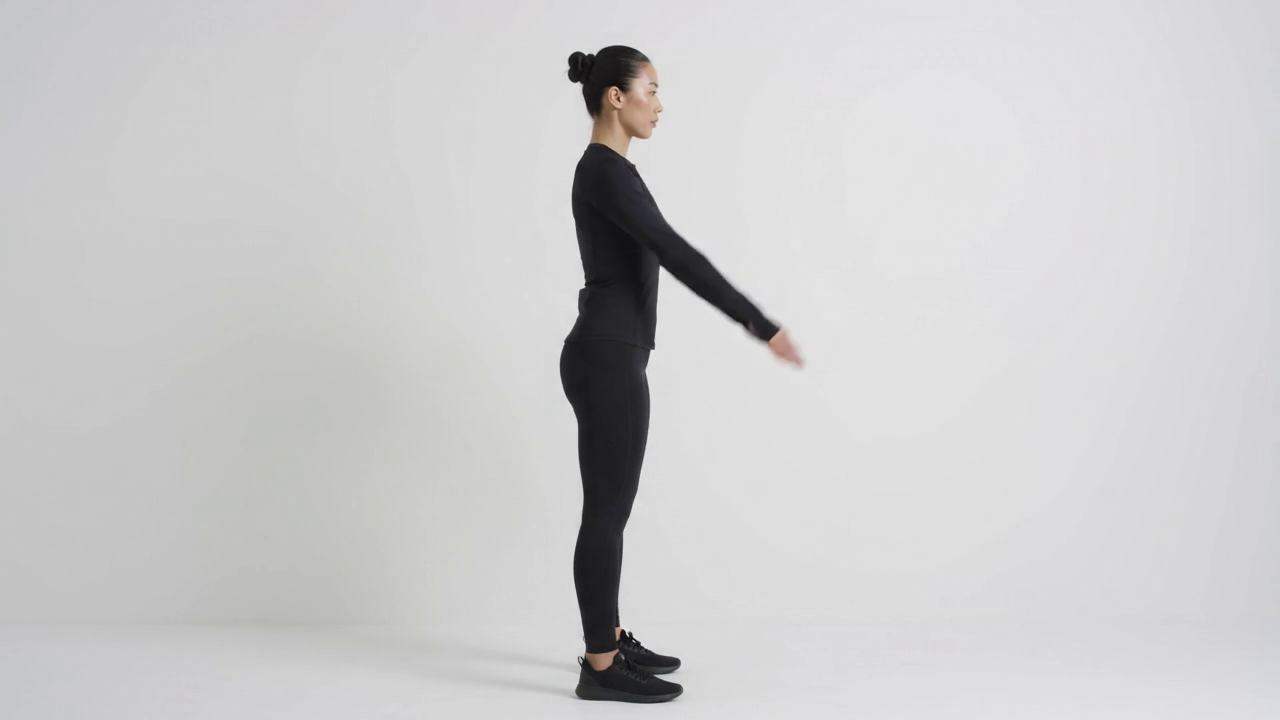
#> input picture frame 24 of sentadilla_sesion1.mp4, 1280 x 720 px, given in place of sentadilla1.mp4, which was not available
$ jupyter execute calibracion_pdi.ipynb   (text cells are left out)
#> lines starting #> are read from the running program, lines starting #| are printed output that depends on the picture; after the words box and inside, x2 and y2 are one past the last pixel; in counts of white or black regions, pixels touching at a corner belong together; pictures that were not available may be replaced by others from this repository, and a replacement may not be noted
#> further down, frame is the input picture: shape (720, 1280, 3); mean B, G, R 204.3, 203.5, 204.1
### m2_segmentacion.py
import cv2
import numpy as np
from typing import Tuple, Optional

def segmentar_sujeto(frame_rgb: np.ndarray, umbral: int = 127) -> Tuple[np.ndarray, Optional[Tuple[int, int, int, int]]]:
    """
    Recibe un cuadro RGB, lo convierte a escala de grises y aplica binarización
    junto con filtros morfológicos para aislar la silueta del sujeto.
    Retorna la máscara binaria limpia y las coordenadas de la Región de Interés (ROI).
    """
#> called with umbral = 100
    # 1. Conversión de espacio de color (RGB a Escala de Grises)
    # Requisito fundamental para que cv2.threshold pueda operar sobre un solo canal.
    frame_gray = cv2.cvtColor(frame_rgb, cv2.COLOR_RGB2GRAY)

    # 2. Binarización con umbral ajustable
    # Nota: Se utiliza THRESH_BINARY_INV asumiendo que la persona genera contraste oscuro
    # frente a un fondo claro. Si el fondo es oscuro, cambiar a cv2.THRESH_BINARY.
    _, mascara_binaria = cv2.threshold(frame_gray, umbral, 255, cv2.THRESH_BINARY_INV)
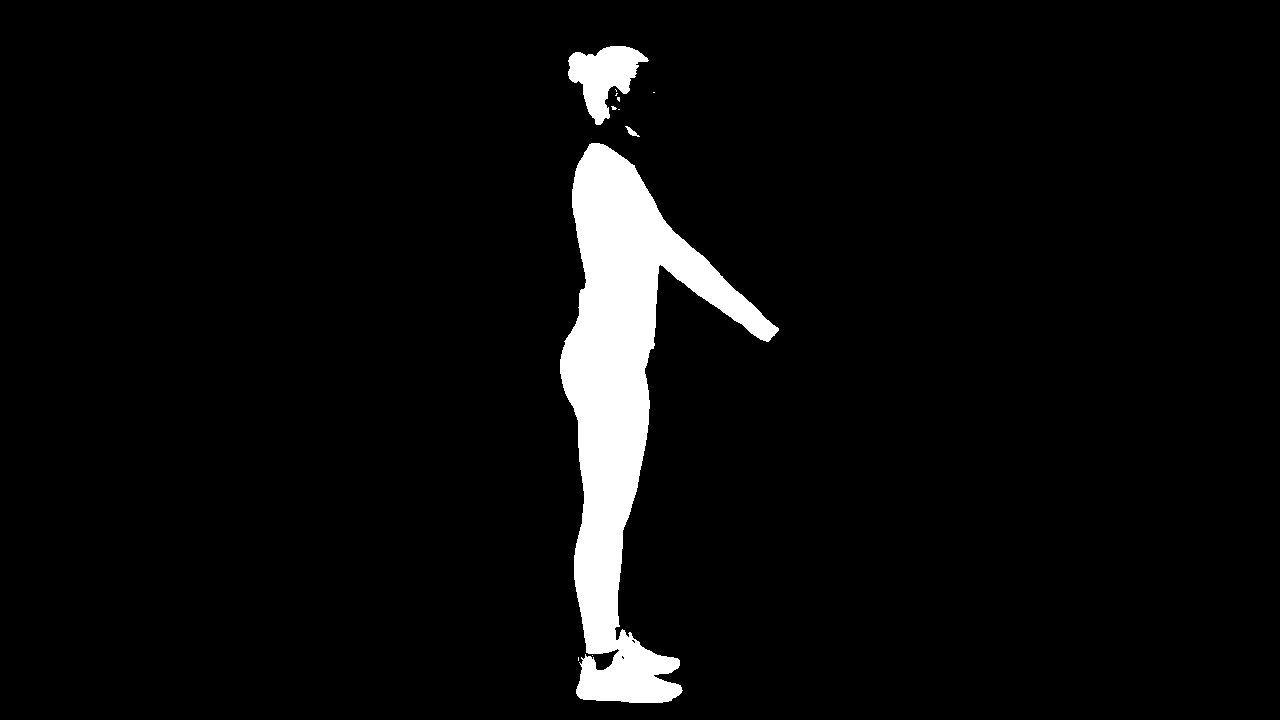
#> mascara_binaria: shape (720, 1280); 4.9% white; 11 white regions (8 under 20 px), largest, box (x1, y1, x2, y2) and area: (560, 143, 779, 703) 41369, (568, 46, 649, 125) 3260, (625, 126, 640, 137) 61

    # 3. Filtro morfológico (Apertura)
    # Define un kernel estructurante de 5x5 píxeles. La operación MORPH_OPEN elimina
    # artefactos pequeños y ruido aislado del fondo sin alterar el tamaño de la silueta.
    kernel_apertura = np.ones((5, 5), np.uint8)
    mascara_limpia = cv2.morphologyEx(mascara_binaria, cv2.MORPH_OPEN, kernel_apertura)
#> mascara_limpia: shape (720, 1280); 4.8% white; 2 white regions

    # Opcional (recomendado por diseño M2): Cierre morfológico para rellenar pequeños huecos dentro de la silueta
    # mascara_limpia = cv2.morphologyEx(mascara_limpia, cv2.MORPH_CLOSE, kernel_apertura)

    # 4. Extracción de las coordenadas delimitadoras (Bounding Box / ROI)
    contornos, _ = cv2.findContours(mascara_limpia, cv2.RETR_EXTERNAL, cv2.CHAIN_APPROX_SIMPLE)
#> contornos = 2 contours; box (x1, y1, x2, y2) and area: (560, 143, 778, 703) 40502, (568, 46, 647, 125) 3088

    bbox = None
    if contornos:
        # Se asume que el contorno continuo con mayor área corresponde al cuerpo del paciente
        contorno_paciente = max(contornos, key=cv2.contourArea)
#> contorno_paciente = contour of 596 points, box (x1, y1, x2, y2) (560, 143, 778, 703), area 40502

        # Filtro de seguridad: ignorar ruido que haya sobrevivido y que sea demasiado pequeño
        if cv2.contourArea(contorno_paciente) > 500:
            # cv2.boundingRect retorna una tupla: (x, y, ancho, alto)
            bbox = cv2.boundingRect(contorno_paciente)
#> bbox = (560, 143, 218, 560)

    return mascara_limpia, bbox

# ==========================================
# Ejemplo de acoplamiento con Módulo 1:
# ==========================================
# [21 lines that do not run on import are left out]

### calibracion_pdi.ipynb
[cell 1]
import cv2
import matplotlib.pyplot as plt
from m2_segmentacion import segmentar_sujeto

# 1. Cargar el primer cuadro del video de prueba
cap = cv2.VideoCapture('sentadilla1.mp4')
ret, frame = cap.read()
cap.release()

if ret:
    frame_rgb = cv2.cvtColor(frame, cv2.COLOR_BGR2RGB)
    plt.imshow(frame_rgb)
    plt.title('Cuadro Original')
    plt.axis('off')
    plt.show()
else:
    print('Error: No se pudo cargar el video. Verifica la ruta.')

[cell 2]
# 2. Prueba manual de umbral
UMBRAL = 100 # Modifica este número (0 a 255) y vuelve a ejecutar la celda

if ret:
    mascara, bbox = segmentar_sujeto(frame_rgb, UMBRAL)
#> bbox = (560, 143, 218, 560)

    plt.figure(figsize=(15, 6))

    # Mostrar la máscara binaria
    plt.subplot(1, 2, 1)
    plt.imshow(mascara, cmap='gray')
    plt.title(f'Máscara Binaria (Umbral: {UMBRAL})')
    plt.axis('off')

    # Mostrar la ROI superpuesta
    frame_roi = frame_rgb.copy()
    if bbox:
        x, y, w, h = bbox
#> x = 560; y = 143; w = 218; h = 560
        cv2.rectangle(frame_roi, (x, y), (x+w, y+h), (255, 0, 0), 5)
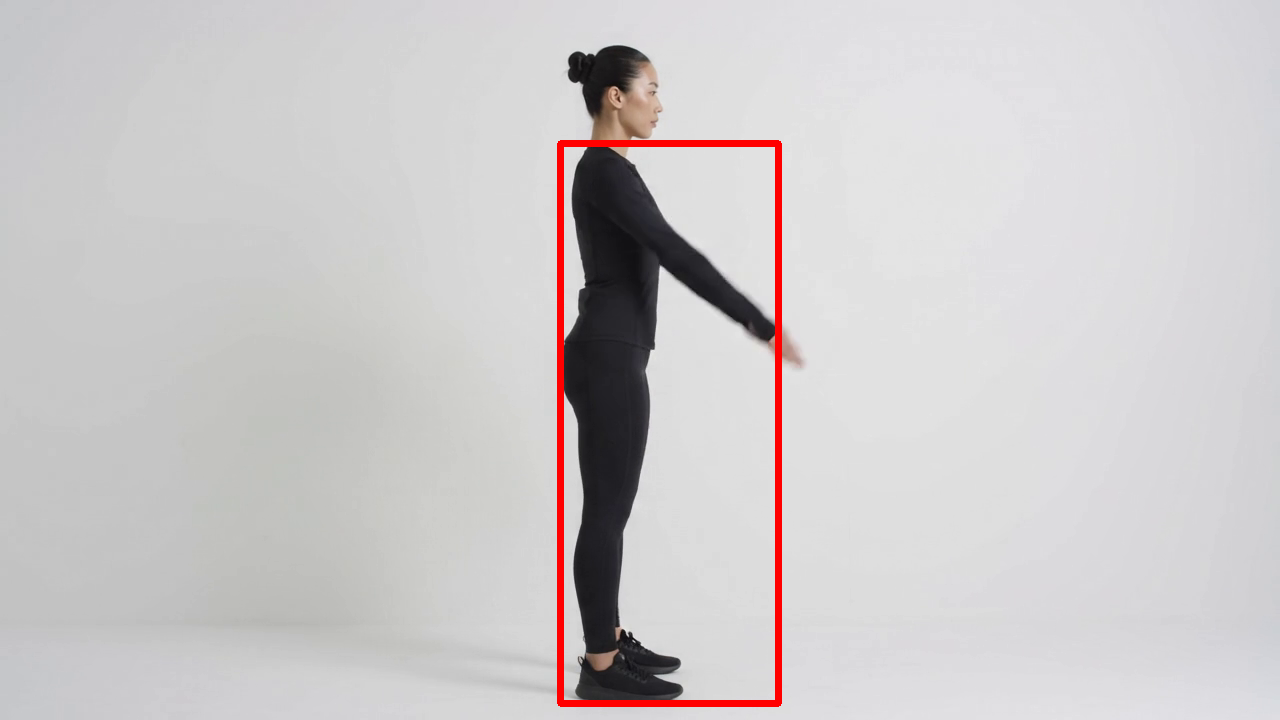
#> frame_roi: shape (720, 1280, 3); mean R, G, B 204.6, 201.1, 201.9

    plt.subplot(1, 2, 2)
    plt.imshow(frame_roi)
    plt.title('Región de Interés (ROI) Detectada')
    plt.axis('off')
    plt.show()
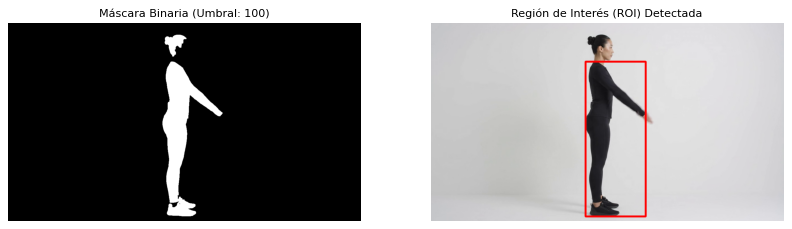
#> figure drawn by matplotlib, 2 panels

$ run again, starting later in the video
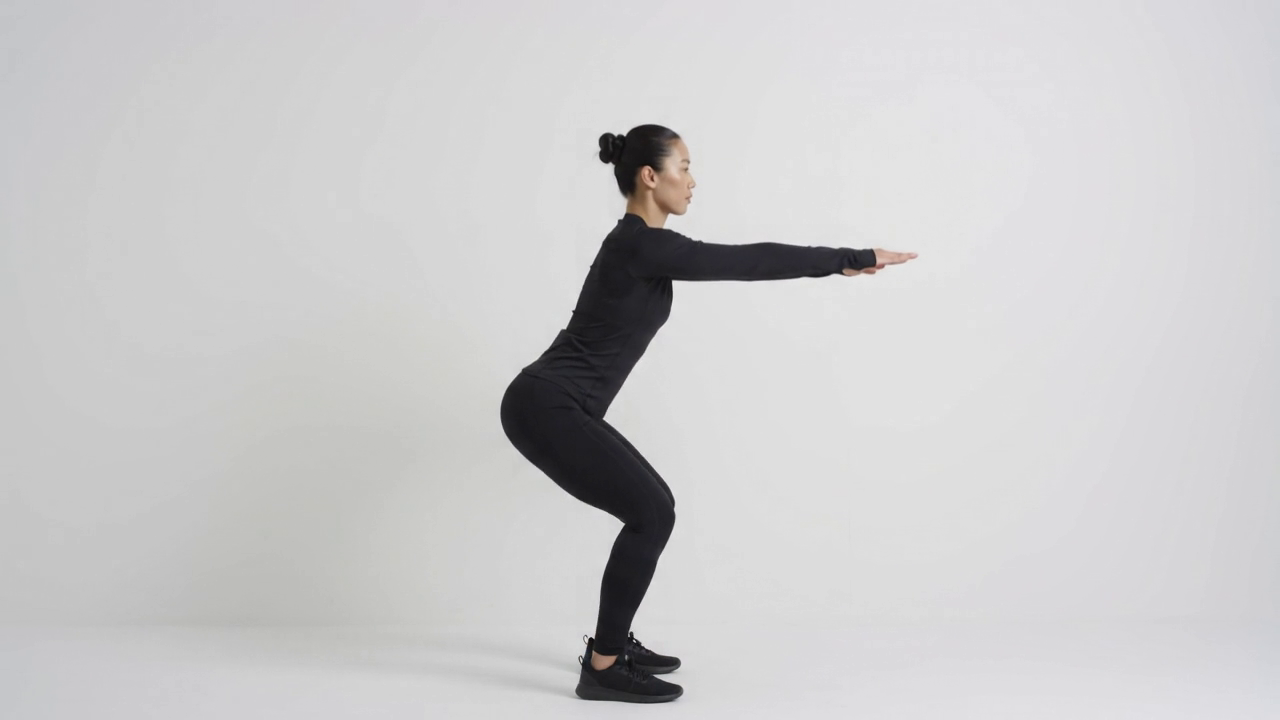
#> input picture frame 108 of sentadilla_sesion1.mp4, 1280 x 720 px, given in place of sentadilla1.mp4, which was not available
#> frame is the input picture: shape (720, 1280, 3); mean B, G, R 203.8, 202.9, 203.5
#> in segmentar_sujeto, `_, mascara_binaria = cv2.threshold(frame_gray, umbral, 255, cv2.THRESH..`:
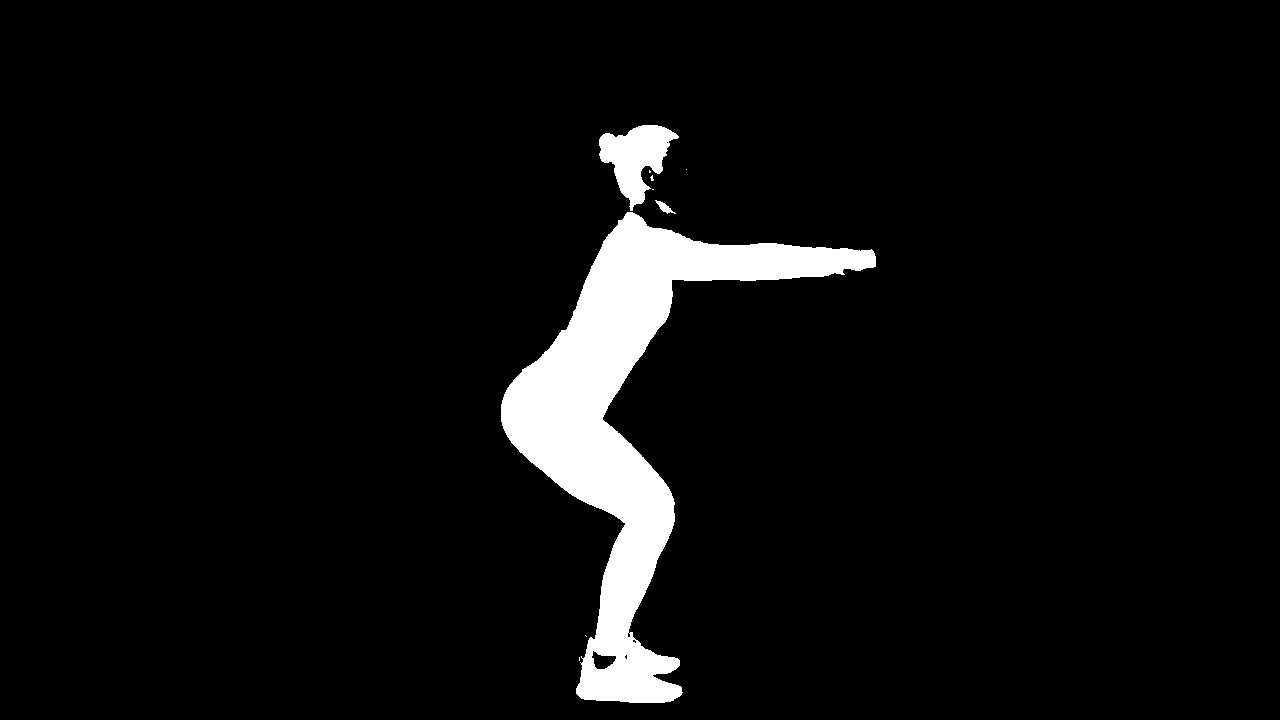
#> mascara_binaria: shape (720, 1280); 5.3% white; 9 white regions (6 under 20 px), largest, box (x1, y1, x2, y2) and area: (501, 212, 876, 703) 45715, (599, 125, 679, 211) 3452, (655, 200, 676, 214) 109
#> mascara_limpia: shape (720, 1280); 5.3% white; 3 white regions
#> contornos = 3 contours; box (x1, y1, x2, y2) and area: (501, 212, 876, 703) 45120, (599, 125, 677, 205) 3259, (660, 203, 669, 212) 52
#> contorno_paciente = contour of 712 points, box (x1, y1, x2, y2) (501, 212, 876, 703), area 45120
#> in segmentar_sujeto, `bbox = cv2.boundingRect(contorno_paciente)`: bbox = (501, 212, 375, 491)
#> x = 501; y = 212; w = 375; h = 491
#> frame_roi: shape (720, 1280, 3); mean R, G, B 204.1, 200.2, 201.1
#> `plt.show()`:
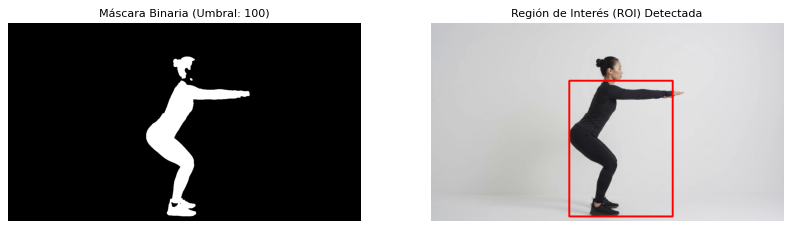
#> figure drawn by matplotlib, 2 panels

$ run again, starting later in the video
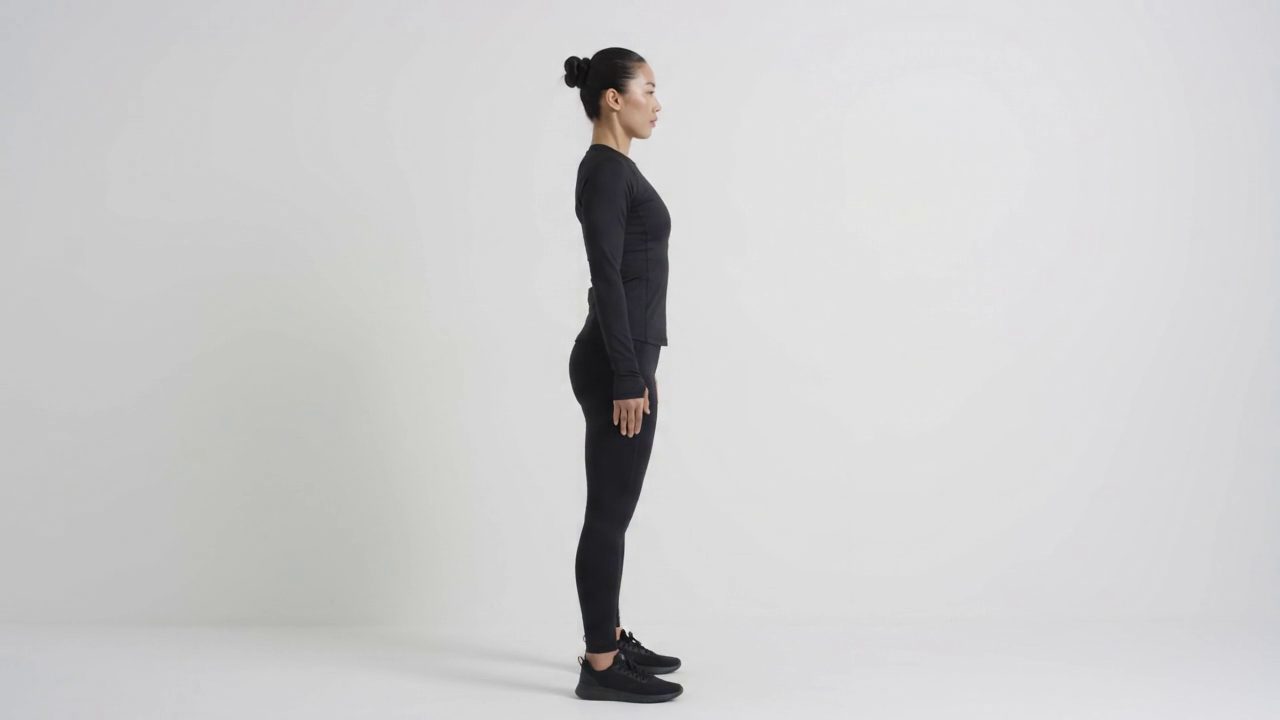
#> input picture frame 192 of sentadilla_sesion1.mp4, 1280 x 720 px, given in place of sentadilla1.mp4, which was not available
#> frame is the input picture: shape (720, 1280, 3); mean B, G, R 205.3, 204.6, 205.1
#> in segmentar_sujeto, `_, mascara_binaria = cv2.threshold(frame_gray, umbral, 255, cv2.THRESH..`:
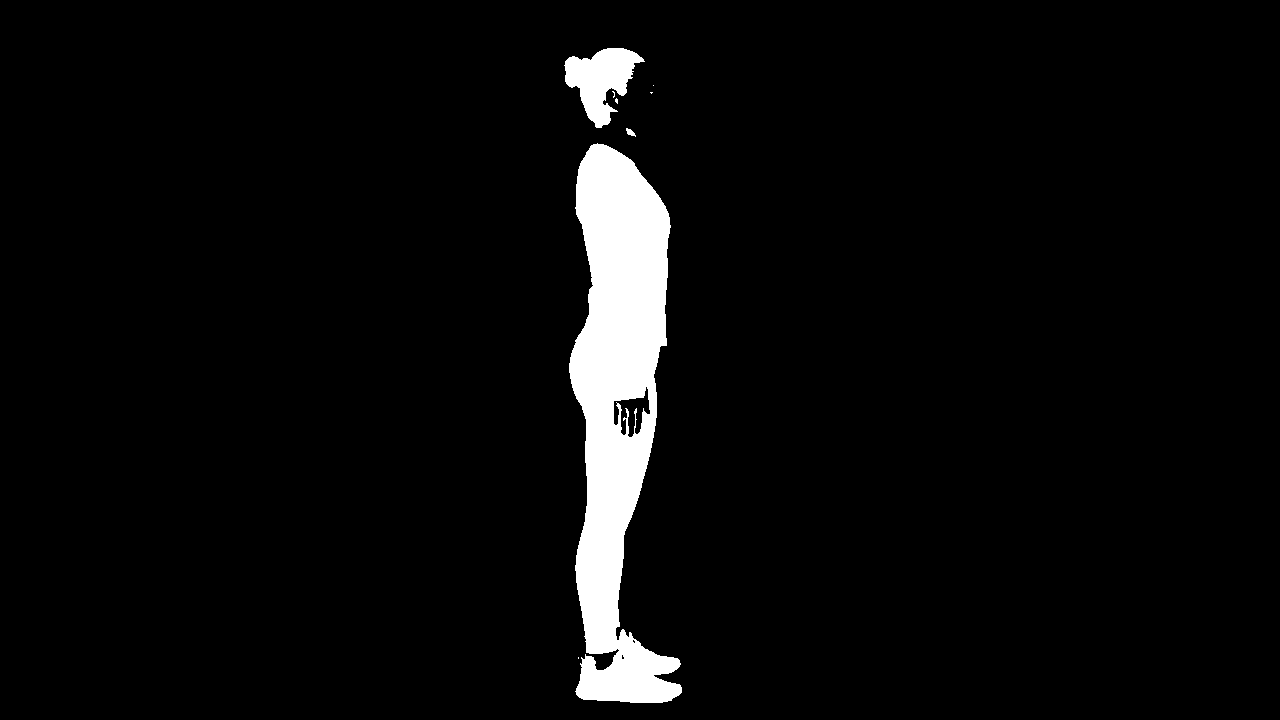
#> mascara_binaria: shape (720, 1280); 4.3% white; 8 white regions (5 under 20 px), largest, box (x1, y1, x2, y2) and area: (569, 143, 682, 703) 36585, (564, 48, 645, 128) 3364, (626, 128, 636, 137) 47
#> mascara_limpia: shape (720, 1280); 4.3% white; 2 white regions
#> contornos = 2 contours; box (x1, y1, x2, y2) and area: (569, 144, 682, 703) 36670, (565, 48, 642, 128) 3172
#> contorno_paciente = contour of 501 points, box (x1, y1, x2, y2) (569, 144, 682, 703), area 36670
#> in segmentar_sujeto, `bbox = cv2.boundingRect(contorno_paciente)`: bbox = (569, 144, 113, 559)
#> x = 569; y = 144; w = 113; h = 559
#> frame_roi: shape (720, 1280, 3); mean R, G, B 205.6, 202.4, 203.2
#> `plt.show()`:
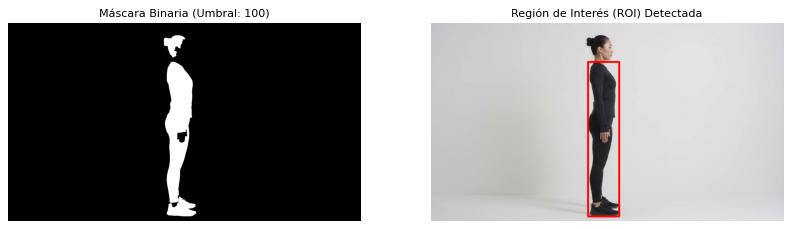
#> figure drawn by matplotlib, 2 panels
